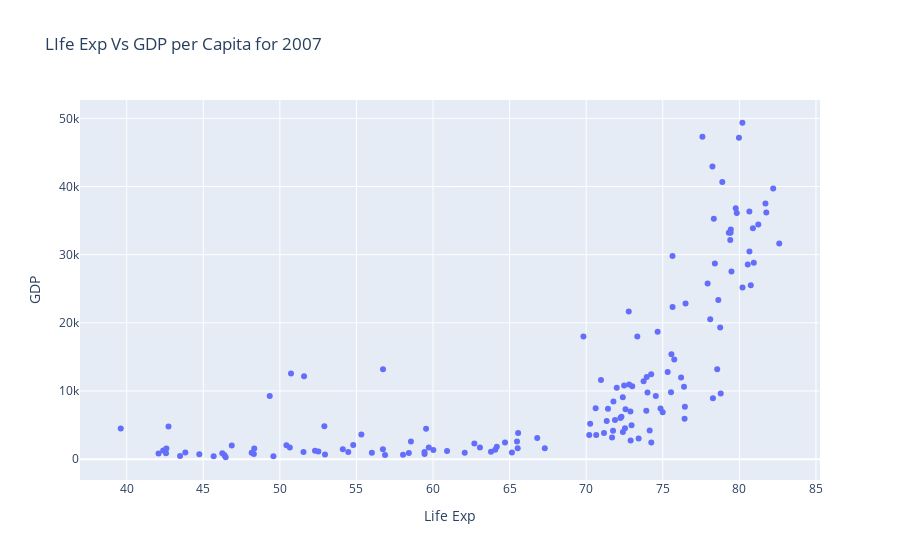

Notebook cell for this chart:
### Code cell
trace1 = go.Scatter(x=temp_df['lifeExp'],y=temp_df['gdpPercap'],mode='markers')

data = [trace1]
layout = go.Layout(title='Life Exp Vs GDP per Capita for 2007', xaxis={'title':'Life Exp'},yaxis={'title':'GDP'})

fig = go.Figure(data,layout)

fig.show()

### Figure 1 — Plotly figure (JSON) as saved in the notebook; plotly's stock layout.template omitted (floating-point values rounded to 4 significant figures; data arrays with more than 128 entries replaced by an {"elided": "..."} marker saying what was removed)
{"data": [{"mode": "markers", "type": "scatter", "x": {"elided": "142 float values"}, "y": {"elided": "142 float values"}}], "layout": {"title": {"text": "LIfe Exp Vs GDP per Capita for 2007"}, "xaxis": {"title": {"text": "Life Exp"}}, "yaxis": {"title": {"text": "GDP"}}}}
